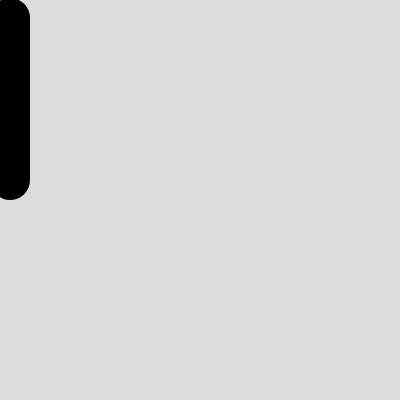
Frame 1 (no input)
Frame 60 (no input): identical to frame 1, image omitted
Frame 120 (the mouse pressed at the canvas centre since frame 60): identical to frame 1, image omitted

The p5.js sketch that drew this single still picture (run headless with seeded random() and noise() and a simulated clock; from frame 60 on, the mouse is pressed at the canvas centre):

// p5.js sketch
// ── sketch.js
function setup() {

  createCanvas(400, 400);

}


function draw() {

  background(220);


//create alphabet using line A

strokeWeight(40);

strokeCap(ROUND);//

line(10,20,10,18);

line(10,20,10,180);

line();



}
